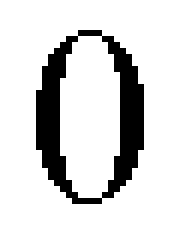
%> input picture SUPER CHALLENGE 3-4/Erick's Team - Licence Car Plate/Erick's Team - OCR Licence Car Plate Integrated/0/1.bmp, 30 x 40 px (shown 6 times larger)
$ octave train1.m   (GNU Octave 9; MATLAB toolbox functions it lacks are replaced by stand-ins)
%> lines starting %> are read from the running program, lines starting %| are printed output that depends on the picture; in (x1, y1, x2, y2) boxes, pixels count from 0 and x2, y2 are one past the last pixel; in counts of white or black regions, pixels touching at a corner belong together; the program's own positions count from 1
%function C=Train(a1)
clear;
clc;
close all;
 a1=imread('1.bmp')
%> a1 is the input picture: size 40x30x3 uint8; 84.1% white; 1 black region, box (x1, y1, x2, y2) and area: (6, 5, 24, 34) 191
a1=rgb2gray(a1);
a1=im2bw(a1);
a1=im2double(a1);
a1= imresize(a1, [45 24]);
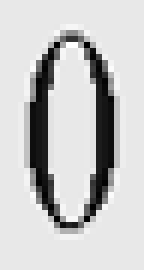
%> a1: size 45x24 double (shown 6 times larger); min -0.107, max 1.11, mean 0.841; drawn with min black and max white
a1=imcomplement(a1);
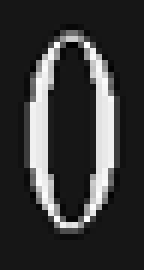
%> a1: size 45x24 double (shown 6 times larger); min -0.108, max 1.11, mean 0.159; drawn with min black and max white
imshow(a1);
[L1 num1]=bwlabel(a1);
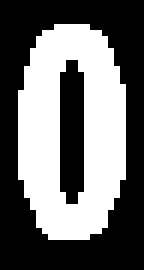
%> L1: size 45x24 double (shown 6 times larger); values 0 (black) and 1 (white), 42.4% white; 1 white region, box (x1, y1, x2, y2) and area: (3, 4, 21, 40) 458
%> num1 = 1
%> (the run ends here)

$ run again, with SUPER CHALLENGE 3-4/Erick's Team - Licence Car Plate/Erick's Team - OCR Licence Car Plate Integrated/0/11.bmp copied over SUPER CHALLENGE 3-4/Erick's Team - Licence Car Plate/Erick's Team - OCR Licence Car Plate Integrated/0/1.bmp
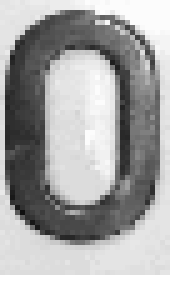
%> input picture SUPER CHALLENGE 3-4/Erick's Team - Licence Car Plate/Erick's Team - OCR Licence Car Plate Integrated/0/11.bmp, 34 x 58 px (shown 5 times larger)
%> a1 is the input picture: size 58x34x3 uint8; min 15, max 255, mean 166
%> `a1=im2bw(a1);`:
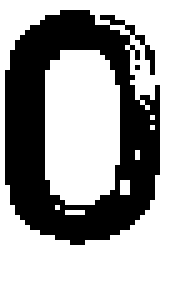
%> a1: size 58x34 logical (shown 5 times larger); 61.3% white; 2 black regions (1 under 20 px), largest, box (x1, y1, x2, y2) and area: (1, 2, 32, 49) 762
%> `[L1 num1]=bwlabel(a1);`:
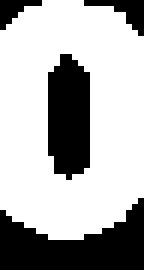
%> L1: size 45x24 double (shown 6 times larger); values 0 (black) and 1 (white), 68.6% white; 4 black regions (1 under 20 px), largest, box (x1, y1, x2, y2) and area: (0, 33, 24, 45) 172, (8, 9, 15, 30) 126, (14, 0, 24, 6) 24
%> num1 = 1

$ run again, with SUPER CHALLENGE 3-4/Erick's Team - Licence Car Plate/Erick's Team - OCR Licence Car Plate Integrated/0/12.bmp copied over SUPER CHALLENGE 3-4/Erick's Team - Licence Car Plate/Erick's Team - OCR Licence Car Plate Integrated/0/1.bmp
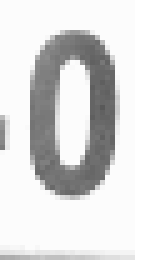
%> input picture SUPER CHALLENGE 3-4/Erick's Team - Licence Car Plate/Erick's Team - OCR Licence Car Plate Integrated/0/12.bmp, 31 x 54 px (shown 5 times larger)
%> a1 is the input picture: size 54x31x3 uint8; min 89, max 255, mean 220.9
%> `a1=im2bw(a1);`:
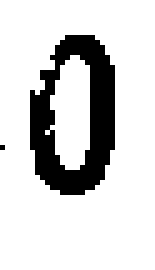
%> a1: size 54x31 logical (shown 5 times larger); 82.3% white; 2 black regions (1 under 20 px), largest, box (x1, y1, x2, y2) and area: (6, 7, 23, 39) 295
%> `[L1 num1]=bwlabel(a1);`:
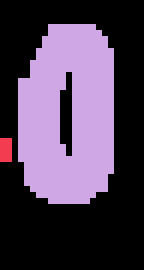
%> L1: size 45x24 double (shown 6 times larger); 3 distinct labels, from 0 to 2; one colour per label, 0 black
%> num1 = 2
